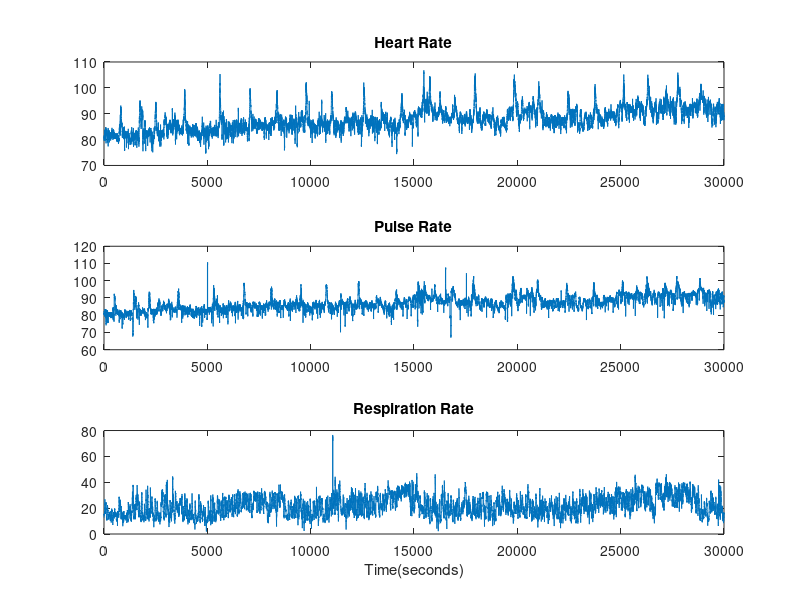
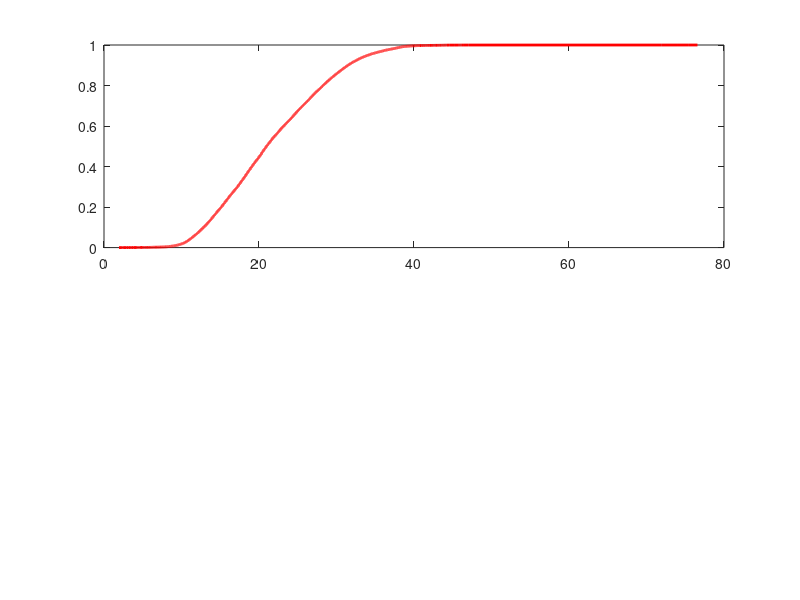

Here is the MATLAB script that generated these plots, in order: (Note: this script raises an error after producing the figures.)
%   FILL IN / MODIFY THE CODE WITH "" or comments with !!
close all;
clear all;

% Load patient_data.mat 
load('patient_data.mat');
labels = {'Heart Rate','Pulse Rate','Respiration Rate'};

% open the result file
% !! replace # with your own groupID
fid = fopen('ECE313_Mini2_group26', 'w');

fprintf(fid, 'MiniProject2_Group26\n');
fprintf(fid, 'Shashank Bansal, Ryan  Alvaro, Louis Lu\n\n\n');

% T0
% !! Subset your data for each signal
HR = data(1,:);
PR = data(2,:);
X = data(3,:);
time = (0:1:30000-1);
% Part a
% !! Plot each signal over time
figure;
subplot(3,1,1);
plot(time, HR);
title(labels(1));
subplot(3,1,2);
plot(time, PR);
title(labels(2));
subplot(3,1,3);
plot(time, X);
title(labels(3));
xlabel('Time(seconds)')


% Note that Tasks 1.1 and 1.2 should be done only for the respiration rate signal 
% Tasks 2.1 and 2.2 should be performed using all three signals.
% T1.1
% Part a
% Generating three sample sets of different sizes
sampleset = [70,1000,30000];
for k = 1:3
    % Pick a random sample of size sampleset(k) from the data set  
    % (Without replacement)
    Sample = datasample(X,sampleset(k),'Replace',false);

    % Plot the CDF of the whole data set as the reference (in red color)
    figure;
    subplot(2,1,1);
    [p, xx] = ecdf(X);
    plot(xx,p);
    hold on;% For the next plots to be on the same figure        
    h = get(gca,'children'); set(h,'LineWidth',2);set(h,'Color','r')
    
    % !! Call the funcion for calculating and ploting pdf and CDF of X  
    pdf_cdf(Sample);
    
    title(strcat(strcat(char(labels(3)),' - Sample Size = '),char(num2str(sampleset(k)))));
end

fprintf(fid, 'Task 1.1 - Part a\n');
fprintf(fid, '2. The difference between the pmf plotted in part 1 and the estimated pdf is\n');
fprintf(fid, 'that pmf gives discrete probabilities at different values whereas pdf gives the\n');
fprintf(fid, 'probability that the given function falls in the particular interval.\n\n');


fprintf(fid, '3. As the sample size increases from 70 to 30000, the cdf graph becomes more smooth\n'); 
fprintf(fid, 'and regular.\n\n');

%
% Part b
% !! Use the tabulate function in MATLAB over X and floor(X). 
tab_X = tabulate(X);
tab_Y = tabulate(floor(X));


% !! Answer the question by filling in the following printf
fprintf(fid, 'Task 1.1 - Part b\n');
fprintf(fid, '1. Tabulate(X) gives a pdf while the other gives a pmf because:\n');
fprintf(fid, 'each value in the X is unique so tabulate(X) gives the same value throughout the interval\n');
fprintf(fid, 'whereas using floor gives an integer count between the discreet intervals and thus each interval.\n');
fprintf(fid, 'has a different probability which is the pmf of the function.\n\n');
fprintf(fid, '2. The difference for the derived min and max for each distribution is shown below\n');
fprintf(fid, 'Min of tabulate(X) = %f\n', min(tab_X(:,3)));
fprintf(fid, 'Max of tabulate(X) = %f\n', max(tab_X(:,3)));
fprintf(fid, 'Min of tabulate(floor(X)) = %f\n', min(tab_Y(:,3)));
fprintf(fid, 'Max of tabulate(floor(X)) = %f\n', max(tab_Y(:,3)));
fprintf(fid, 'Observed Property of PDF = %s\n\n', 'PDFs involve continuous RVs, and the probability of any single possible value is 0');

% Part c
% !! Using CDF of X, find values a and b such that P(X <= a) <= 0.02 and P(X <= b) >= 0.98.

a = find(p <= 0.02, 1, 'last');
b = find(p >= 0.98, 1, 'first');
fprintf(fid, 'Task 1.1 - Part c\n');
fprintf(fid, 'Empirical a = %f\n', xx(a));
fprintf(fid, 'Empirical b = %f\n\n', xx(b));

% Task 1.2;

% Part a
% !! Calculate mean of the signal

fprintf(fid, 'Task 1.2 - Part a\n');
fprintf(fid, 'Mean RESP = %f\n\n', mean(X));
% !! Calculate standard deviation of the signal

fprintf(fid, 'Standard Deviation RESP = %f\n\n', std(X));

% Part b
% !! Generate a normal random variable with the same mean & standard deviation 
R = normrnd(mean(X), std(X), 1, 30000);

% !! Plot pdf and CDF of the generated random variable using pdf_cdf function
figure;
pdf_cdf(R)
title(strcat(char(labels(3)),' Normal Approximation'));




% Part c
figure;
title(strcat(char(labels(3)),' Normplot'));
% !! Use normplot function to estimate the difference between distributions
normplot(X);

[p2, xx2] = ecdf(R);
a2 = find(p2 <= 0.02, 1, 'last');
b2 = find(p2 >= 0.98, 1, 'first');
    
fprintf(fid, 'Task 1.2 - Part c\n');
fprintf(fid, 'The distribution generated in this task is positive skewed that is\n');
fprintf(fid, 'the right tail is slightly longer and the mass distribution is concentrated on the\n');
fprintf(fid, 'left of the figure.\n\n\n');

% Part d
% !! Show your work in the report, then plug in the numbers that you calculated here
fprintf(fid, 'Task 1.2 - Part d\n');
fprintf(fid, 'Theoretical a = %f\n', xx2(a2));
fprintf(fid, 'Theoretical b = %f\n\n', xx2(b2));

fprintf(fid, 'The values of a and b in task 1 are less than the values in task 1.2.\n');



%Task 2.1;
%Tasks 2.1 and 2.2 should be done twice, 
%once with the empirical threshold, and once with the theoretical threshold
%!! Change the code to do this.

%Part a
%!! Call the threshold function and generate alarms for each signal

alarms_HR_Emp = threshold(HR, 80.17, 98.52);
alarms_PR_Emp = threshold(PR, 79.00, 97.07);
alarms_RR_Emp = threshold(X, xx(a), xx(b));

%Parts b and c
%!! Write the code for coalescing alarms and majority voting here 
count1 = 0;
count2 = 0;
count3 = 0;
k = 1;
coal_HR_emp = [];
coal_PR_emp = [];
coal_RR_emp = [];
votes = [];
votes_temp = zeros(1, 3);
for i = 1:10:30000
    for j = 1:10
        if alarms_HR_Emp(k) == 1
            count1 = count1 + 1;
        end
        if alarms_PR_Emp(k) == 1
            count2 = count2 + 1;
        end
        if alarms_RR_Emp(k) == 1
            count3 = count3 + 1;
        end
        k = k + 1;
    end
    if count1 > 0
        coal_HR_emp(end+1) = 1;
    else coal_HR_emp(end+1) = 0;
    end
    
    if count2 > 0
        coal_PR_emp(end+1) = 1;
    else coal_PR_emp(end+1) = 0;
    end
    
    if count3 > 0
        coal_RR_emp(end+1) = 1;
    else coal_RR_emp(end+1) = 0;
    end
    count1 = 0;
    count2 = 0;
    count3 = 0;
    votes_temp(1) = coal_HR_emp(end);
    votes_temp(2) = coal_PR_emp(end);
    votes_temp(3) = coal_RR_emp(end);
    if sum(votes_temp) > 1
    votes(end+1) = 1;
    else votes(end + 1) = 0;
    end
end



%Part d
%!! Fill in the bar functions with the name of vectors storing your alarms
figure;
subplot(5,1,1);
bar(coal_HR_emp);
title(strcat(char(labels(1)),' Alarms'));
subplot(5,1,2);
bar(coal_PR_emp);
title(strcat(char(labels(2)),' Alarms'));
subplot(5,1,3);
bar(coal_RR_emp);
title(strcat(char(labels(3)),' Alarms'));
subplot(5,1,4);
bar(votes);
title('Majority Voter Alarms - Empirical Thresholds');
subplot(5,1,5);
title('Golden Alarms');
bar(golden_alarms,'r');

% Task 2.2;
%Parts a and b
%!! Write the code to calculate the probabilities of:
%false alarm, miss detection and error 

tab_golden = tabulate(golden_alarms);
prob_no_abnormality = tab_golden(1,3)/100;

%this counts the value of voter raises and alarm and physician indicates
%no abnormality and the value of voter raises no alarm and Physician
%indicates no abnormality

count_false = 0;
count_miss = 0;
for i = 1:3000
    if votes(i) == 1 && golden_alarms(i) == 0
        count_false = count_false + 1;
    end
    
    if votes(i) == 0 && golden_alarms(i) == 1
        count_miss = count_miss + 1;
    end
end

%using the counts above, we calculate the probability of the false alarms,
%the probability of missed detections and the probability of error

prob_voter_no_abnormality = count_false/length(votes);
prob_false_alarm = prob_voter_no_abnormality/prob_no_abnormality;
prob_miss_detection = (count_miss/length(votes))/(1 - prob_no_abnormality);
prob_error = prob_voter_no_abnormality + (count_miss/length(votes));


fprintf(fid, 'Task 2.2 - Parts a and b\n');
fprintf(fid, 'Using Empirical Thresholds:\n');
fprintf(fid, 'Probability of False Alarm    = %f\n', prob_false_alarm);
fprintf(fid, 'Probability of Miss Detection = %f\n', prob_miss_detection);
fprintf(fid, 'Probability of Error          = %f\n\n', prob_error);

% Part c
% !! Repeat Tasks 2.1 and 2.2 with Theoretical thresholds

alarms_HR_Th = threshold(HR, 78.84, 96.83);
alarms_PR_Th = threshold(PR, 78.15, 96.09);
alarms_RR_Th = threshold(X, xx2(a2), xx2(b2));


count1 = 0;
count2 = 0;
count3 = 0;
k = 1;
coal_HR_th = [];
coal_PR_th = [];
coal_RR_th = [];
votes_th = [];
votes_temp_th = zeros(1, 3);
for i = 1:10:30000
    for j = 1:10
        if alarms_HR_Th(k) == 1
            count1 = count1 + 1;
        end
        
        if alarms_PR_Th(k) == 1
            count2 = count2 + 1;
        end
        
        if alarms_RR_Th(k) == 1
            count3 = count3 + 1;
        end
        
        k = k + 1;
    end
    if count1 > 0
        coal_HR_th(end+1) = 1;
    else coal_HR_th(end+1) = 0;
    end
    
    if count2 > 0
        coal_PR_th(end+1) = 1;
    else coal_PR_th(end+1) = 0;
    end
    
    if count3 > 0
        coal_RR_th(end+1) = 1;
    else coal_RR_th(end+1) = 0;
    end
    count1 = 0;
    count2 = 0;
    count3 = 0;
    votes_temp_th(1) = coal_HR_th(end);
    votes_temp_th(2) = coal_PR_th(end);
    votes_temp_th(3) = coal_RR_th(end);
    if sum(votes_temp_th) > 1
    votes_th(end+1) = 1;
    else votes_th(end + 1) = 0;
    end
end

figure;
subplot(5,1,1);
bar(coal_HR_th);
title(strcat(char(labels(1)),' Alarms'));
subplot(5,1,2);
bar(coal_PR_th);
title(strcat(char(labels(2)),' Alarms'));
subplot(5,1,3);
bar(coal_RR_th);
title(strcat(char(labels(3)),' Alarms'));
subplot(5,1,4);
bar(votes_th);
title('Majority Voter Alarms - Theoretical Thresholds');
subplot(5,1,5);
title('Golden Alarms');
bar(golden_alarms,'r');


count_false = 0;
count_miss = 0;
for i = 1:3000
    if votes_th(i) == 1 && golden_alarms(i) == 0
        count_false = count_false + 1;
    end
    
    if votes_th(i) == 0 && golden_alarms(i) == 1
        count_miss = count_miss + 1;
    end
end


%using the counts above, we calculate the probability of the false alarms,
%the probability of missed detections and the probability of error

prob_voter_no_abnormality_th = count_false/length(votes_th);
prob_false_alarm_th = prob_voter_no_abnormality_th/prob_no_abnormality;
prob_miss_detection_th = (count_miss/length(votes_th))/(1 - prob_no_abnormality);
prob_error_th = prob_voter_no_abnormality_th + (count_miss/length(votes_th));

fprintf(fid, 'Task 2.2 - Part c\n');
fprintf(fid, 'Using Theoretical Thresholds:\n');
fprintf(fid, 'Probability of False Alarm    = %f\n', prob_false_alarm_th);
fprintf(fid, 'Probability of Miss Detection = %f\n', prob_miss_detection_th);
fprintf(fid, 'Probability Error             = %f\n\n', prob_error_th);
fprintf(fid, 'The probability of False Alarm and Probability of Error went down using theoretical thresholds.\n');
fprintf(fid, 'The probability of miss detection is the same\n\n');
fprintf(fid, 'We learned that empirical thresholds are a bit higher than the theoretical thresholds, for all three cases.\n');
fprintf(fid, 'And empirical results and theoretical results have the same miss detection probability.\n\n');

%% Task 3

% Prob. of error from the testing process of each fold
nFold_p_error = [];         
% Prob. of false positives from the testing process of each fold
nFold_p_fp = [];        
% Prob. of miss detection from the testing process of each fold
nFold_p_md = [];        


% Part a.1: Divide the data into three subsets of equal length
d1 = data(:,1:10000);
d2 = data(:,10001:20000);
d3 = data(:,20001:30000);

% Part a.2: Divide the golden_alarms into three subsets of equal length
g1 = golden_alarms(:,1:1000);
g2 = golden_alarms(:,1001:2000);
g3 = golden_alarms(:,2001:3000);
g = [];

for i = 1:3
    % Hint: z = [x y]; merges the two datasets x and y
    
    if i == 1
    trainData = [d2 d3];
    testData = d1;
    tab_golden_T = tabulate(g1);
    g = g1;
    
    elseif i == 2
        trainData = [d1 d3];
        testData = d2;
        tab_golden_T = tabulate(g2);
        g = g2;
    else 
        trainData = [d1 d2];
        testData = d3;
        tab_golden_T = tabulate(g3);
        g = g3;
    end

    train_data_R = trainData(3,:);
    
    % Part b: Train the decision model using trainData
    [p, xx] = ecdf(train_data_R);

training_a = xx(find(p <= 0.02, 1, 'last'));
training_b = xx(find(p >= 0.98, 1, 'first'));

    % Part c: Test the decision model using testData
    
alarms_HR_Emp_T = threshold(testData(1,:), 80.17, 98.52);
alarms_PR_Emp_T = threshold(testData(2,:), 79.00, 97.07);
alarms_RR_Emp_T = threshold(testData(3,:), training_a, training_b);

count1 = 0;
count2 = 0;
count3 = 0;
k = 1;
coal_HR_emp_T = [];
coal_PR_emp_T = [];
coal_RR_emp_T = [];
votes_T = [];
votes_temp = zeros(1, 3);
  for m = 1:10:10000
    for j = 1:10
        if alarms_HR_Emp_T(k) == 1
            count1 = count1 + 1;
        end
        if alarms_PR_Emp_T(k) == 1
            count2 = count2 + 1;
        end
        if alarms_RR_Emp_T(k) == 1
            count3 = count3 + 1;
        end
        k = k + 1;
    end
    
    if count1 > 0
        coal_HR_emp_T(end+1) = 1;
    else coal_HR_emp_T(end+1) = 0;
    end
    
    if count2 > 0
        coal_PR_emp_T(end+1) = 1;
    else coal_PR_emp_T(end+1) = 0;
    end
    
    if count3 > 0
        coal_RR_emp_T(end+1) = 1;
    else coal_RR_emp_T(end+1) = 0;
    end
    
    count1 = 0;
    count2 = 0;
    count3 = 0;
    votes_temp(1) = coal_HR_emp_T(end);
    votes_temp(2) = coal_PR_emp_T(end);
    votes_temp(3) = coal_RR_emp_T(end);
    if sum(votes_temp) > 1
    votes_T(end+1) = 1;
    else votes_T(end + 1) = 0;
    end
  end
  
prob_no_abnormality_T = tab_golden_T(1,3)/100;

count_false_T = 0;
count_miss_T = 0;
for n = 1:1000
    if votes_T(n) == 1 && g(n) == 0
        count_false_T = count_false_T + 1;
    end
    
    if votes_T(n) == 0 && g(n) == 1
        count_miss_T = count_miss_T + 1;
    end
end

prob_voter_no_abnormality_T = count_false_T/length(votes_T);
prob_false_alarm_T = prob_voter_no_abnormality_T/prob_no_abnormality_T;
prob_miss_detection_T = (count_miss_T/length(votes_T))/(1 - prob_no_abnormality_T);
prob_error_T = prob_voter_no_abnormality_T + (count_miss_T/length(votes_T));

nFold_p_error(end+1) = prob_error_T;         
% Prob. of false positives from the testing process of each fold
nFold_p_fp(end+1) = prob_false_alarm_T;        
% Prob. of miss detection from the testing process of each fold
nFold_p_md(end+1) = prob_miss_detection_T;    
end

% Find the mean of the the performances from the 3-fold analysis
% Hint: mean(x) provides the mean of elements in array x


fprintf(fid, 'Task 3\n');
fprintf(fid, 'Mean Probability of False Alarm = %f\n', mean(nFold_p_fp));
fprintf(fid, 'Mean Probability of Miss Detection = %f\n', (nFold_p_md(3))/2);
fprintf(fid, 'Mean Probability of Error = %f\n', mean(nFold_p_error));
fprintf(fid, 'The average of false alarm probability and error probability all went up (roughly doubled)\n');
fprintf(fid, 'While the probability of miss dections is lowered\n');

fclose(fid);